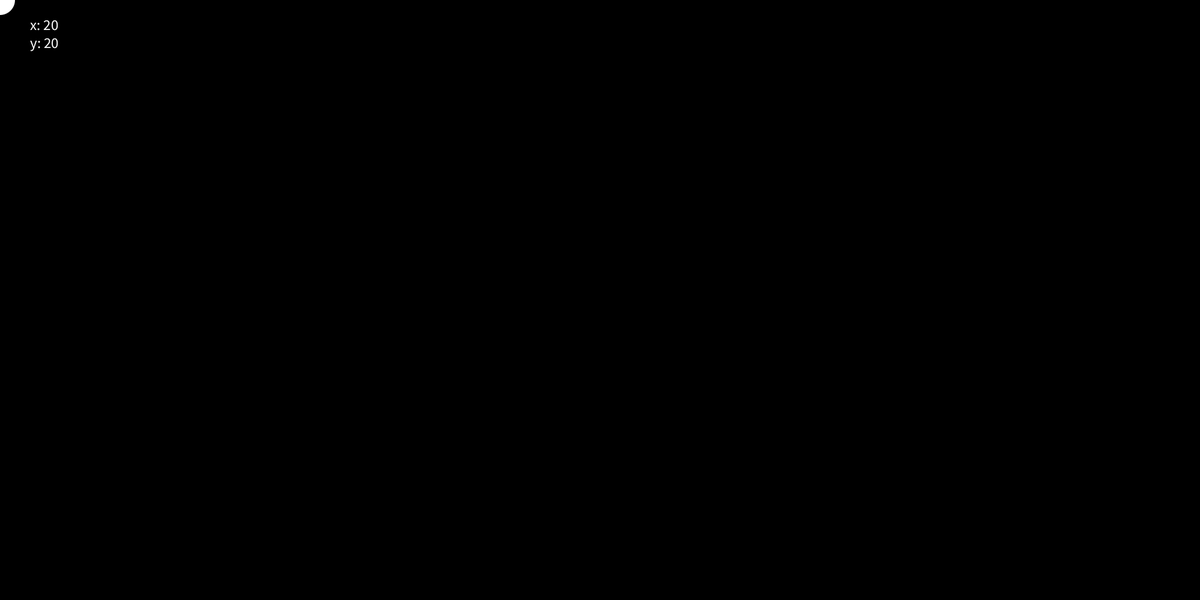
Frame 1 (no input)
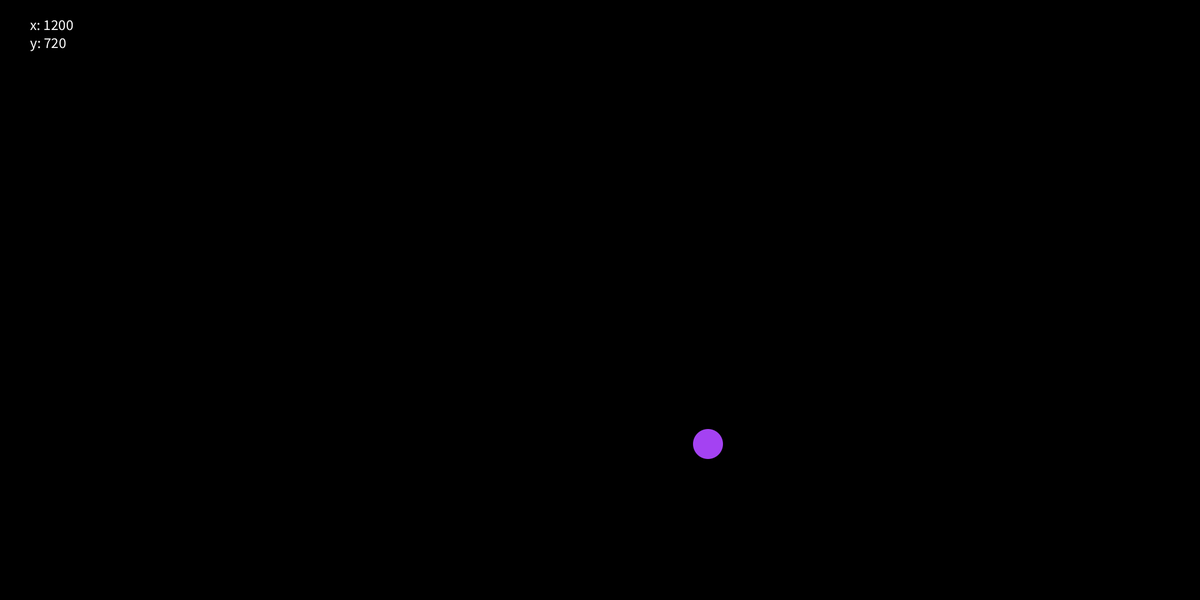
Frame 60 (the mouse pressed at the canvas centre just before this capture)
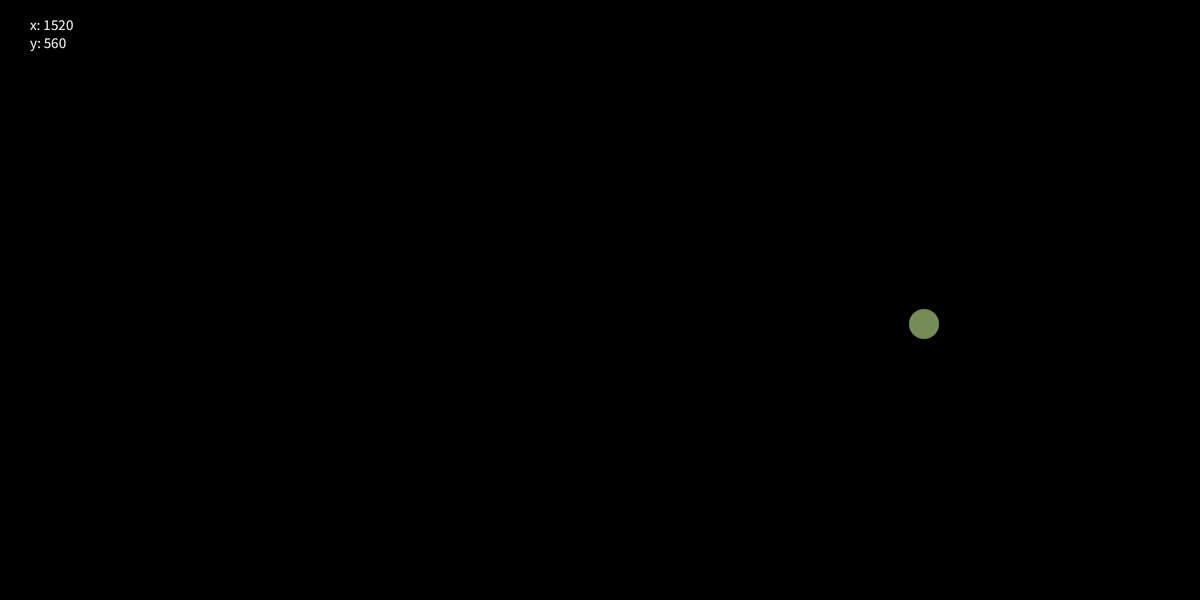
Frame 120 (the mouse held since frame 60 and released just before this capture)

The Processing sketch that drew these frames (run headless with seeded random() and noise(); from frame 60 on, the mouse is pressed at the canvas centre):

// Processing sketch: Balle_Base
// ── Balle_Base.pde
int x = 0;
int y = 0;
int step=20;
float dx = step;
float dy = step;
boolean start = true;
float R=255;
float G=255;
float B=255;

void setup() {
  size(2000, 1000);
  background(0);
  frameRate(25);
  noStroke();
  textSize(25);
}

void draw() {
  background(0);
  fill(R,G,B);
  ellipse(x, y, 50, 50);
  y+=dy;
  x+=dx;
  fill(255);
  text("x: "+x, 50, 50);
  text("y: "+y, 50, 80);
  if (y >= height-50) {
    //println("y+50");
    R=random(0,255);
    G=random(0,255);
    B=random(0,255);
    dy=-dy;
  } 
  if (y <= 50 && start==false) {
    dy=-dy;
    R=random(0,255);
    G=random(0,255);
    B=random(0,255);
  }
  if (x >= width-50) {
    dx=-dx;
    R=random(0,255);
    G=random(0,255);
    B=random(0,255);
  } 
  if (x <= 50 && start==false) {
    dx=-dx;
    R=random(0,255);
    G=random(0,255);
    B=random(0,255);
  }
  if (x>50&&y>50) {
    start=false;
  }
}
